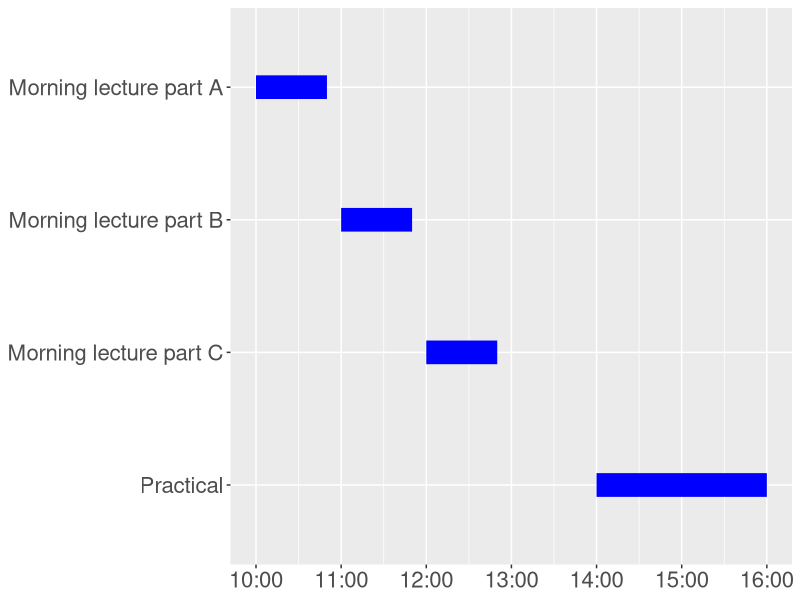
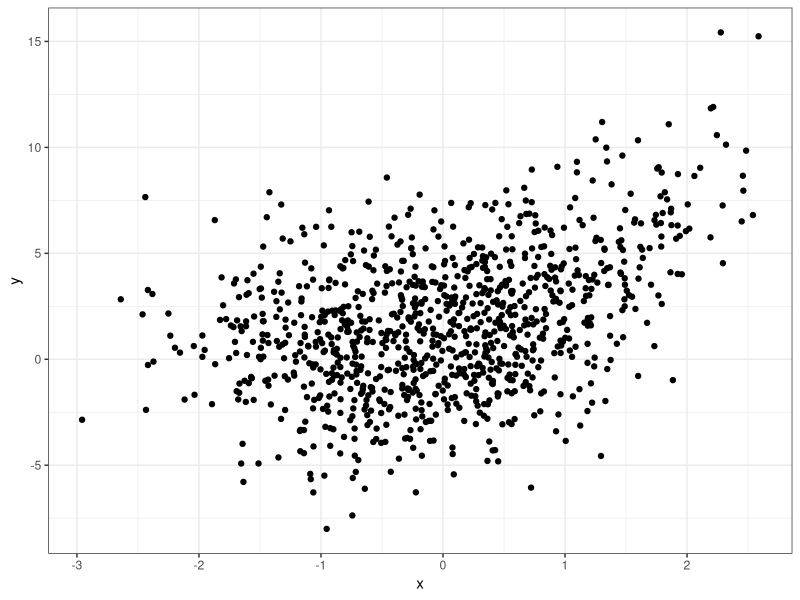

These charts were generated, in order, by the following R code:
## ---- chunk 1
#| echo: false

library(reshape2)
library(ggplot2)

dfr <- data.frame(
  name = factor(
    c(
      "Morning lecture part A",
      "Morning lecture part B",
      "Morning lecture part C",
      "Practical"
    ),
    levels = c(
      "Practical",
      "Morning lecture part C",
      "Morning lecture part B",
      "Morning lecture part A"
    )
  ),
  start = c(
    "10:00",
    "11:00",
    "12:00",
    "14:00"
  ),
  end = c(
    "10:50",
    "11:50",
    "12:50",
    "16:00"
  )
)

dfr$start <- as.POSIXct(strptime(dfr$start, format = "%H:%M"))
dfr$end <- as.POSIXct(strptime(dfr$end, format = "%H:%M"))

mdfr <- melt(dfr, measure.vars = c("start", "end"))

ggplot(mdfr, aes(x = value, y = name)) +
  geom_line(size = 8, col = "blue") +
  scale_x_continuous(
    breaks = as.POSIXct(strptime(
      c(
        "10:00", "11:00",
        "12:00", "13:00",
        "14:00", "15:00",
        "16:00"
      ),
      format = "%H:%M"
    )),
    labels = c(
      "10:00", "11:00",
      "12:00", "13:00",
      "14:00", "15:00",
      "16:00"
    )
  ) +
  xlab(NULL) +
  ylab(NULL) +
  theme(text = element_text(size = 20))
## ---- chunk 2
#| echo: true

x <- rnorm(n = 1000, mean = 0, sd = 1)
y <- exp(x) + rnorm(n = 1000, mean = 0, sd = 3)
ggplot2::ggplot() +
  ggplot2::geom_point(data = data.frame(x = x, y = y), ggplot2::aes(x = x, y = y)) +
  ggplot2::theme_bw()
